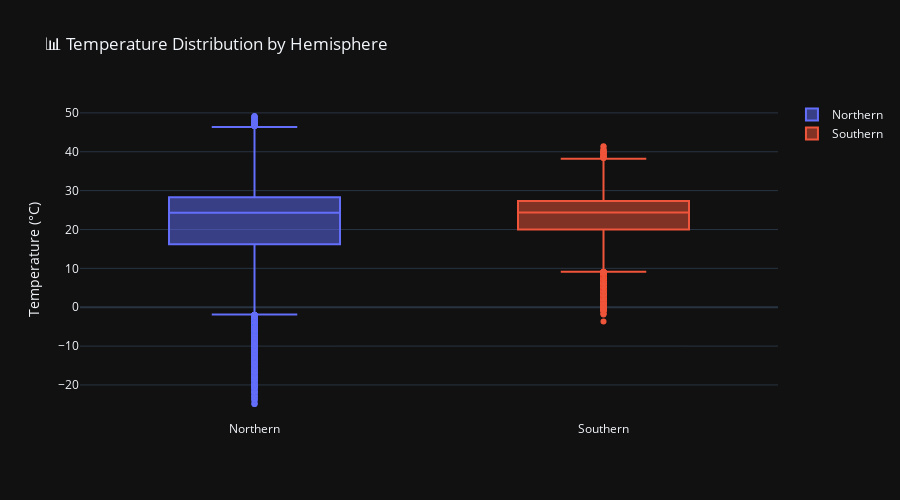

Here is the notebook cell this chart was saved with:
### Code cell
# Temperature variability by hemisphere
fig = go.Figure()
for hemi in ['Northern', 'Southern']:
    data = df[df['hemisphere'] == hemi]['temperature_celsius']
    fig.add_trace(go.Box(y=data, name=hemi))

fig.update_layout(
    title='📊 Temperature Distribution by Hemisphere',
    yaxis_title='Temperature (°C)',
    template='plotly_dark',
    height=500
)
fig.show()

### Figure 1 — Plotly figure (JSON) as saved in the notebook; plotly's stock layout.template omitted (floating-point values rounded to 4 significant figures; data arrays with more than 128 entries replaced by an {"elided": "..."} marker saying what was removed)
{"data": [{"name": "Northern", "type": "box", "y": {"elided": "89144 float values"}}, {"name": "Southern", "type": "box", "y": {"elided": "25059 float values"}}], "layout": {"height": 500, "title": {"text": "📊 Temperature Distribution by Hemisphere"}, "yaxis": {"title": {"text": "Temperature (°C)"}}}}
